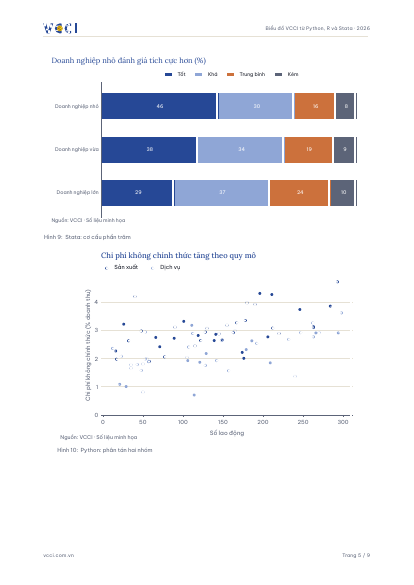
#> input picture quarto-vcci/tests/baseline/charts-tools/vcci-report-typst/page-5.png, 414 x 585 px, given in place of VCCI-Brand-Identity-Board@2x.png, which was not available
$ python render.py ../../quarto-vcci/tests/baseline/charts-tools/vcci-report-typst/page-5.png
#> lines starting #> are read from the running program, lines starting #| are printed output that depends on the picture; pictures that were not available may be replaced by others from this repository, and a replacement may not be noted
### tools/env.py
"""Shared paths and external programs for the build tools.

Every script is run from the repository root. External programs are found automatically; override with
environment variables if needed:
  VCCI_EDGE      path to msedge.exe (or chrome.exe) used for headless HTML -> PNG/PDF rendering
  VCCI_PDFTOPPM  path to Poppler's pdftoppm, used for PDF -> PNG previews
"""
import os
import shutil
import subprocess
import tempfile
import time

ROOT = os.path.dirname(os.path.dirname(os.path.abspath(__file__)))
BUILD = os.path.join(ROOT, 'build')          # intermediate files (git-ignored)
ASSETS = os.path.join(ROOT, 'brand-assets')  # deliverables


def _find(env, names, candidates):
#> called with env = 'VCCI_EDGE'
    if os.environ.get(env):
        return os.environ[env]
    for n in names:
        p = shutil.which(n)
        if p:
            return p
    for c in candidates:
        c = os.path.expandvars(c)
        if os.path.exists(c):
            return c
    return names[0]


EDGE = _find('VCCI_EDGE', ['msedge', 'chrome'], [
    r'%ProgramFiles(x86)%\Microsoft\Edge\Application\msedge.exe',
    r'%ProgramFiles%\Microsoft\Edge\Application\msedge.exe',
    r'%ProgramFiles%\Google\Chrome\Application\chrome.exe',
])
# Headless Edge in its own profile (in the system temp folder: Edge cannot use one inside Dropbox). Edge's launcher can
# return before the screenshot or PDF exists; run_edge waits for the file, so a following render cannot overwrite the
# page while Edge is still loading it (this happened in October 2026: the report covers came out as the sample chart).
EDGE_HEADLESS = ['--headless=new', '--user-data-dir=' + os.path.join(tempfile.gettempdir(), 'vcci-brand-edge-profile'),
                 '--no-first-run', '--no-default-browser-check', '--disable-gpu', '--hide-scrollbars', '--allow-file-access-from-files']


def run_edge(args, timeout=120):
    """Run headless Edge. For --screenshot / --print-to-pdf, delete the target first and wait until it exists with a
    stable size; raise if it never appears. Returns the CompletedProcess (stdout for --dump-dom)."""
    out = next((a.split('=', 1)[1] for a in args if a.startswith(('--screenshot=', '--print-to-pdf='))), None)
    if out and os.path.exists(out):
        os.remove(out)
    r = subprocess.run([EDGE, *EDGE_HEADLESS, *args], capture_output=True, text=True, encoding='utf-8', errors='replace')
    if out:
        start, last = time.time(), -1
        while True:
            size = os.path.getsize(out) if os.path.exists(out) else -1
            if size > 0 and size == last:
                break
            if time.time() - start > timeout:
                raise RuntimeError(f'Edge did not write {out}')
            last = size
            time.sleep(0.4)
    return r


PDFTOPPM = _find('VCCI_PDFTOPPM', ['pdftoppm'], [
    r'%LOCALAPPDATA%\Programs\MiKTeX\miktex\bin\x64\pdftoppm.exe',
    r'%ProgramFiles%\MiKTeX\miktex\bin\x64\pdftoppm.exe',
])


# [6 lines left out: function build, not called in this run]

### tools/board/render.py
"""Render the brand board (board/vcci-brand-board.html) to board/export/ and measure its cards for the guide.

Outputs:  board/export/VCCI-Brand-Identity-Board@2x.png   (4800 px wide)
          board/export/VCCI-Brand-Identity-Board_preview.jpg (1600 px wide)
          board/export/VCCI-Brand-Identity-Board.pdf      (single page, vector text)
          build/board/rects.json                          (card positions, used by tools/guide/prepare_images.py)
Run from the repository root:  python tools/board/render.py [--quick]   (--quick: 1x PNG to build/board/ only)
"""
import json, os, re, subprocess, sys
sys.path.insert(0, os.path.join(os.path.dirname(os.path.abspath(__file__)), '..'))
import numpy as np
from PIL import Image
from env import ROOT, build, run_edge

Image.MAX_IMAGE_PIXELS = None
HTML = os.path.join(ROOT, 'board', 'vcci-brand-board.html')
EXPORT = os.path.join(ROOT, 'board', 'export'); os.makedirs(EXPORT, exist_ok=True)
URL = lambda p: 'file:///' + p.replace(os.sep, '/').replace(' ', '%20')
BG = np.array([0xEE, 0xEA, 0xE0])          # board background colour


def edge(*args):
    return run_edge(list(args))


def screenshot(scale, out):
#> called with scale = 2
    edge(f'--force-device-scale-factor={scale}', '--window-size=2400,9800', '--virtual-time-budget=6000', f'--screenshot={out}', URL(HTML))
#> (the call stopped at in run_edge, `r = subprocess.run([EDGE, *EDGE_HEADLESS, *args], capture_output=True,..`: subprocess is not available in this run)
    im = Image.open(out).convert('RGB'); a = np.asarray(im).astype(int)
#> in screenshot, im is the input picture: PIL image 414x585 RGB; mean R, G, B 241.6, 242.1, 245.3
    rows = np.where((np.abs(a - BG).sum(2) > 12).any(1))[0]
#> rows = 585 values from 0 to 584
    end = min(im.size[1], rows.max() + 1 + int(80 * scale))   # keep the 80 px bottom margin
#> end = 585
    im = im.crop((0, 0, im.size[0], end)); im.save(out)
    return im, end / scale


def measure():
    """Card rectangles (CSS px) via a temporary copy of the board with a measuring script."""
    s = open(HTML, encoding='utf-8').read()
    js = ("<script>window.addEventListener('load',()=>{const r=[...document.querySelectorAll('section.card')].map((e,i)=>{"
          "const b=e.getBoundingClientRect();const t=(e.querySelector('.cl .t')||{}).textContent||e.className;"
          "return [i,t,Math.round(b.left),Math.round(b.top+scrollY),Math.round(b.width),Math.round(b.height)]});"
          "const p=document.createElement('pre');p.id='rects';p.textContent=JSON.stringify(r);document.body.appendChild(p)})</script>")
    tmp = os.path.join(ROOT, 'board', '_measure.html')
    open(tmp, 'w', encoding='utf-8').write(s.replace('</body>', js + '</body>'))
    try:
        dom = edge('--window-size=2400,9800', '--virtual-time-budget=5000', '--dump-dom', URL(tmp)).stdout
    finally:
        os.remove(tmp)
    m = re.search(r'<pre id="rects">(.*?)</pre>', dom, re.S)
    if not m:   # Edge's launcher can return before the browser prints the DOM (seen with Edge open, October 2026)
        raise RuntimeError('Edge --dump-dom returned no DOM; the card positions for the guide could not be measured. '
                           'Try again with all Edge windows closed.')
    rects = json.loads(m.group(1))
    json.dump(rects, open(build('board', 'rects.json'), 'w', encoding='utf-8'), ensure_ascii=False)
    return rects


if __name__ == '__main__':
    if '--quick' in sys.argv:
        im, h = screenshot(1, build('board', 'board@1x.png')); print('quick render', im.size); sys.exit()
    im, h = screenshot(2, os.path.join(EXPORT, 'VCCI-Brand-Identity-Board@2x.png'))
    im.resize((1600, round(im.size[1] * 1600 / im.size[0])), Image.LANCZOS).save(os.path.join(EXPORT, 'VCCI-Brand-Identity-Board_preview.jpg'), quality=90)
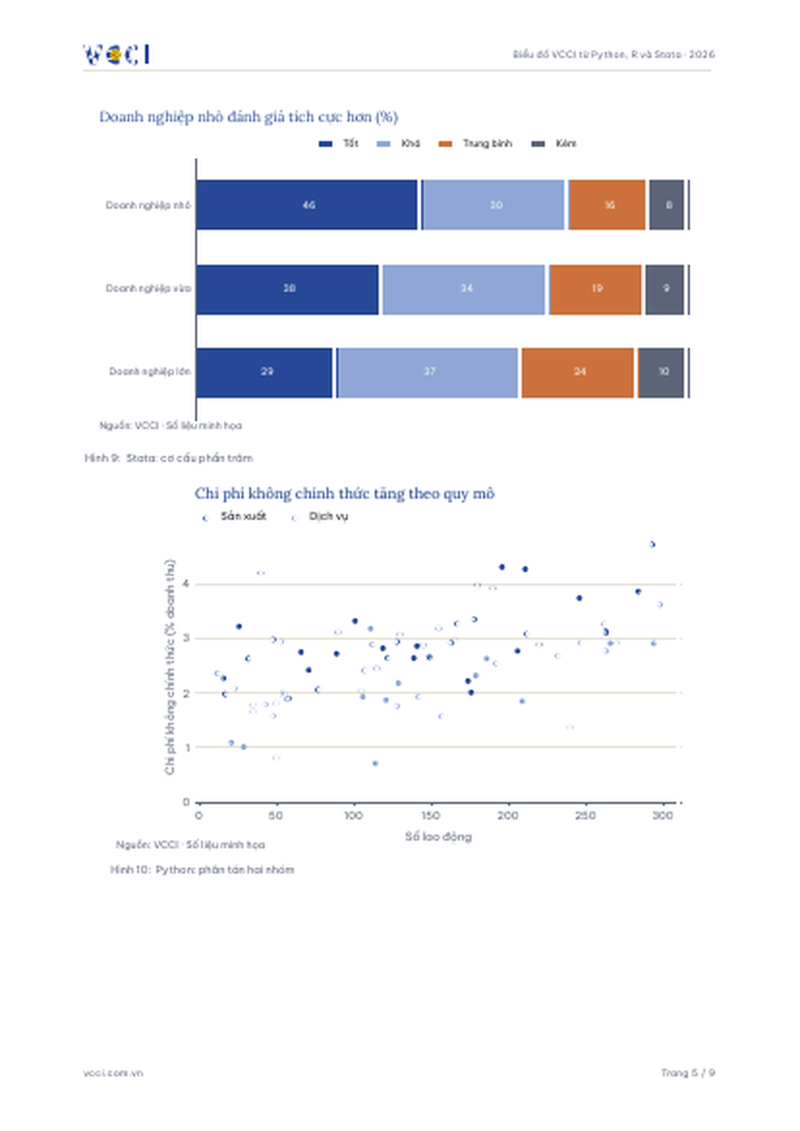
#> saved as VCCI-Brand-Identity-Board_preview.jpg: PIL image 1600x2261 RGB (shown at 1/2 size); mean R, G, B 241.4, 241.8, 245.1
    # PDF: one page sized to the board
#> (the run stopped early here; a loop or call above may not have finished)

$ run again, on quarto-vcci/tests/baseline/charts-tools/vcci-report-typst/page-7.png
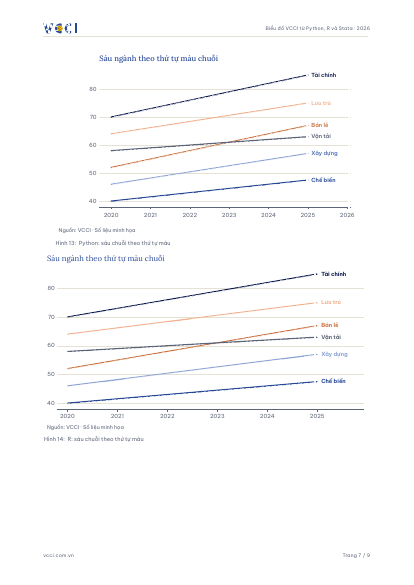
#> input picture quarto-vcci/tests/baseline/charts-tools/vcci-report-typst/page-7.png, 414 x 585 px, given in place of VCCI-Brand-Identity-Board@2x.png, which was not available
#> in screenshot, im is the input picture: PIL image 414x585 RGB; mean R, G, B 251.4, 251.3, 251.7
#> rows = 585 values from 0 to 584
#> end = 585
#> `im.resize((1600, round(im.size[1] * 1600 / im.size[0])), Image.LANCZOS..`:
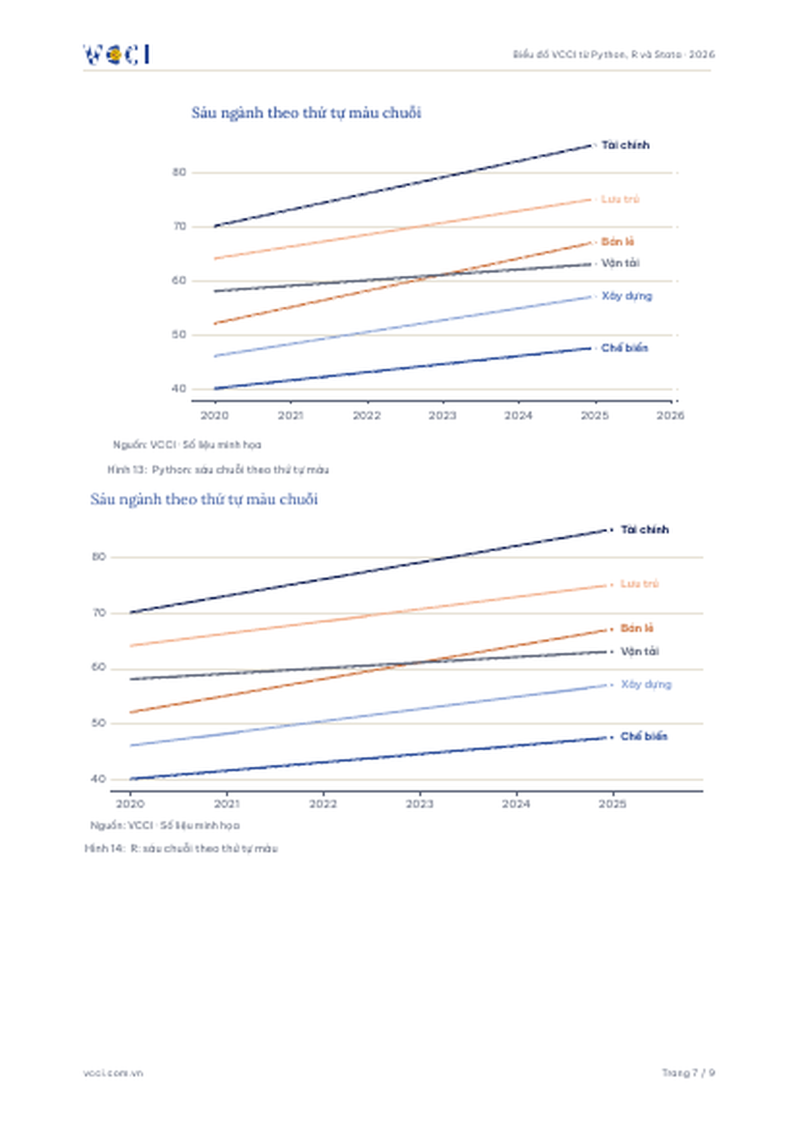
#> saved as VCCI-Brand-Identity-Board_preview.jpg: PIL image 1600x2261 RGB (shown at 1/2 size); mean R, G, B 251.1, 251, 251.4
